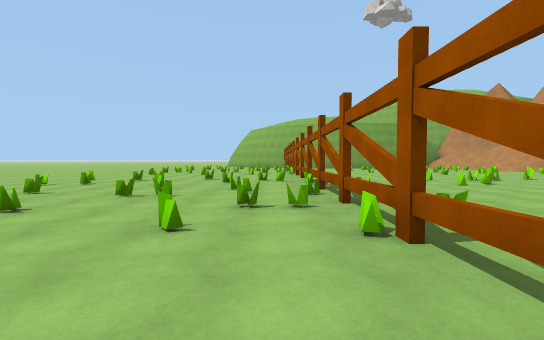
[1] (above)

15 first-person views from a walk through a Unity game level. The camera is 1.4 m above the floor, tilts 2° down and sees 90° across. The floor is counted in squares, 2 m on a side. Each view is taken from the middle of a square. On the plan, view 1 faces up. The plan holds only what a view shows up to about 9 squares ahead; the rest is blank. The place goes on beyond the plan. Some animated figures are left out. Surface patterns are stand-ins for the level's own textures.

[2]
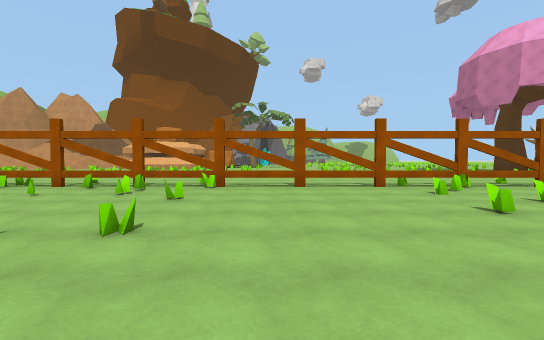

[3]
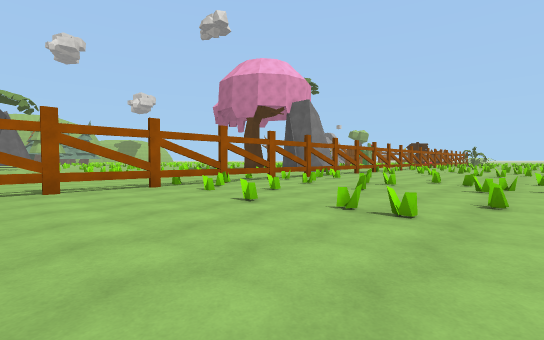

[4]
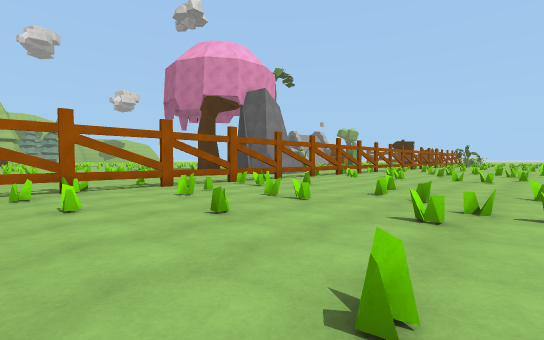

[5]
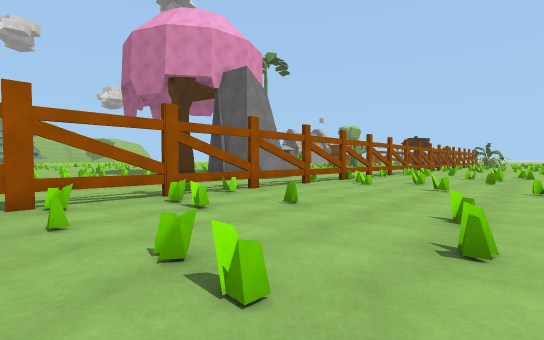

[6]
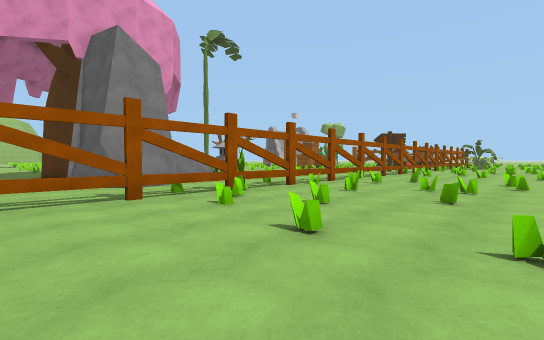

[7]
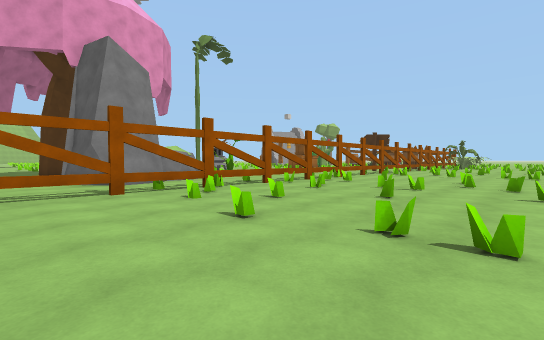

[8]
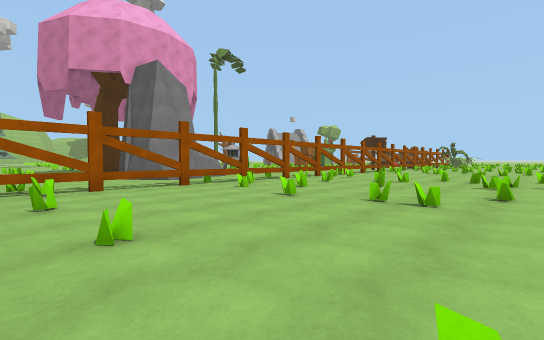

[9]
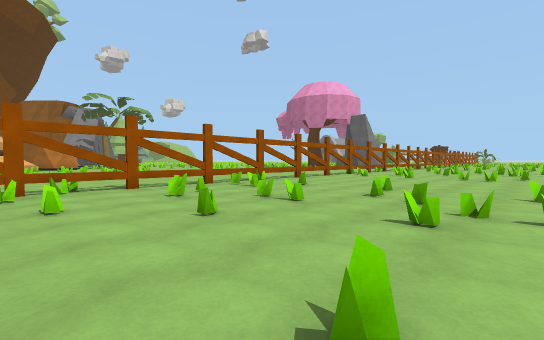

[10]
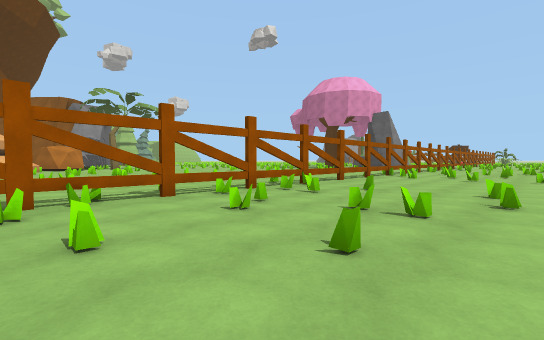

[11]
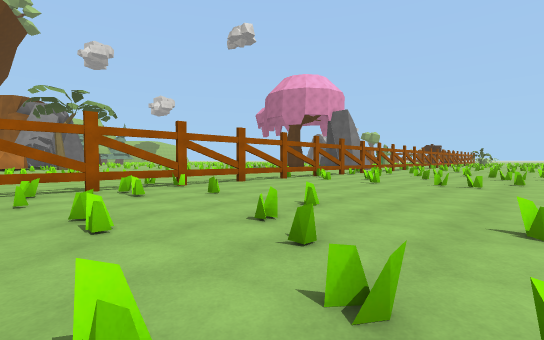

[12]
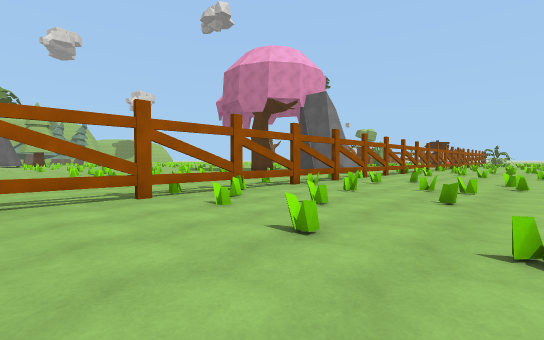

[13]
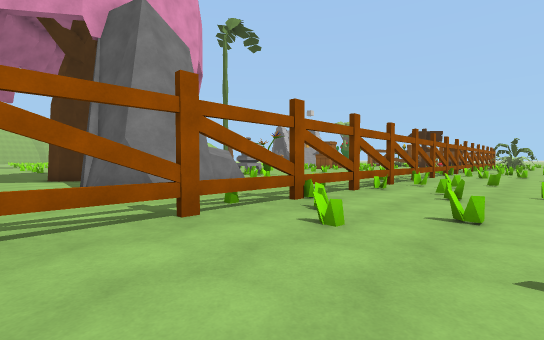

[14]
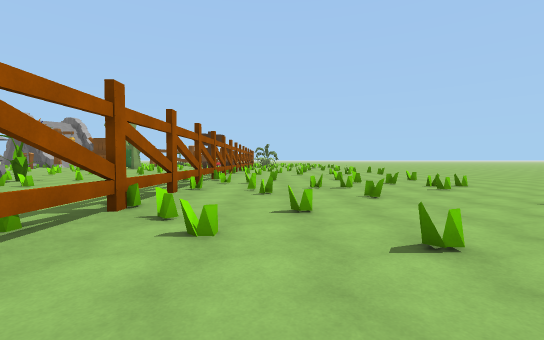

[15]
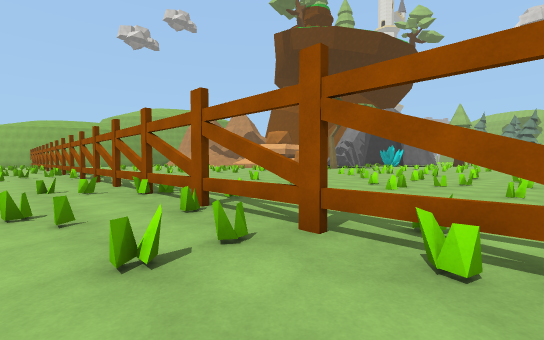

### Floor plan
Key: @ floor where view 1 was taken; # wall or solid block; . floor; = window, fence, low wall or low ledge; T thing the floor can be seen under or through; R rock.
Columns run from 6 left of view 1 to 11 right of it. Each row starts with its distance up from view 1.
  9 ......=#.......
  8 ==.....=....=..
  7 ...=...#......
  6 .=...=.==....
  5 =..==..#....
  4 ..=...==....
  3 .....=.#=.
  2 =......=..
  1 .......T....
  0 ......@T....
 -1 .......T....
 -2 ....=..T...
 -3 .==...=T....
 -4 =......T....
 -5 ...=...T...
 -6 .=...=.T=....=
 -7 =..==..=....=..
 -8 .=....=#.....==.
 -9 .....=.==........=
-10 =..=...#....=..=.
-11 .......=.... ....
-12 .......T...  ....
-13 ....=..T..RRR ..#
-14 .==...=T..RR
-15 =......T..RR
-16 ...=...T...RR
-17 .=...=.T=  .R
-18 =..==..T.. .=
-19 .=....=#.. ..=

Where each view was taken, in squares from view 1:
view 1: 0 up, 0 right, facing up
view 2: 1 up, 6 left, facing right
view 3: 1 up, 6 left, facing down-right
view 4: 3 down, 6 left, facing down-right
view 5: 6 down, 4 left, facing down-right
view 6: 11 down, 4 left, facing down-right
view 7: 11 down, 5 left, facing down-right
view 8: 9 down, 6 left, facing down-right
view 9: 9 up, 6 left, facing down-right
view 10: 9 up, 4 left, facing down-right
view 11: 6 up, 6 left, facing down-right
view 12: 0 up, 4 left, facing down-right
view 13: 11 down, 2 left, facing down-right
view 14: 11 down, 1 left, facing down
view 15: 10 down, 1 left, facing up-right
